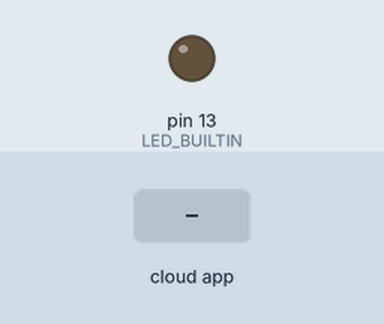
Bench run of a sketch on a simulated Arduino Uno, built with avr-gcc and run on an emulated ATmega328P. Parts: output pins drawn as LEDs (lit = HIGH). Inputs (shaded band) come from the test bench. The ROS host is connected and sends only what is stated.

Above: at 1.2 s.
1.3 s: the phone or cloud app sets set_blink_period to 0
At 2.1 s:
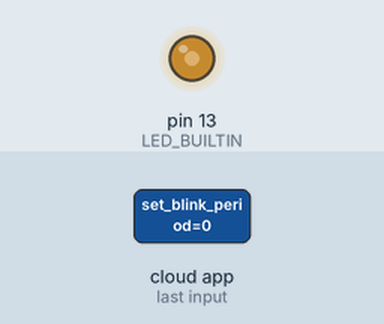
2.8 s: the phone or cloud app sets set_blink_period to 45
At 3.03 s:
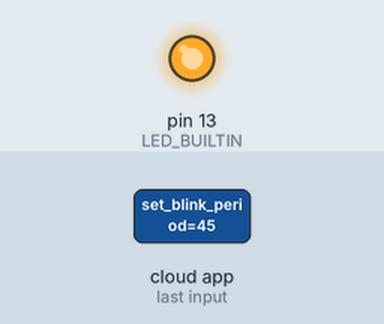
Timing chart, 0 to 11.8 s (numbered marks = the images above; inputs shaded):
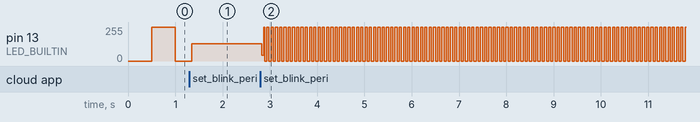

The sketch:

BlinkerWithClass__1_.ino
```cpp
#include <ros.h>
#include <std_srvs/SetBool.h>
#include <std_msgs/UInt16.h>

ros::NodeHandle nh;

class Blinker
{
public:
  Blinker(byte pin, uint16_t period)
  : pin_(pin), period_(period),
    subscriber_("set_blink_period", &Blinker::set_period_callback, this),
    service_server_("activate_blinker", &Blinker::service_callback, this)
  {}

  void init(ros::NodeHandle& nh)
  {
    pinMode(pin_, OUTPUT);
    nh.subscribe(subscriber_);
    nh.advertiseService(service_server_);
  }

  void run()
  {
    if(active_ && ((millis() - last_time_) >= period_))
    {
      last_time_ = millis();
      digitalWrite(pin_, !digitalRead(pin_));
    }
  }

  void set_period_callback(const std_msgs::UInt16& msg)
  {
    period_ = msg.data;
  }

  void service_callback(const std_srvs::SetBool::Request& req,
                              std_srvs::SetBool::Response& res)
  {
    active_ = req.data;
    res.success = true;
    if(req.data)
      res.message = "Blinker ON";
    else
      res.message = "Blinker OFF";
  }

private:
  const byte pin_;
  bool active_ = true;
  uint16_t period_;
  uint32_t last_time_;
  ros::Subscriber<std_msgs::UInt16, Blinker> subscriber_;
  ros::ServiceServer<std_srvs::SetBool::Request, std_srvs::SetBool::Response, Blinker> service_server_;
};

Blinker blinker(LED_BUILTIN, 500);

void setup()
{
  nh.initNode();
  blinker.init(nh);
}

void loop()
{
  blinker.run();
  nh.spinOnce();
  delay(1);
}
```

Measured:
- after the input at 2.8 s, pin 13 (LED_BUILTIN): 128/255 → 42/255 at once, then repeats every 0.07 s: 255/255 0.02 s, 0/255 0.05 s
